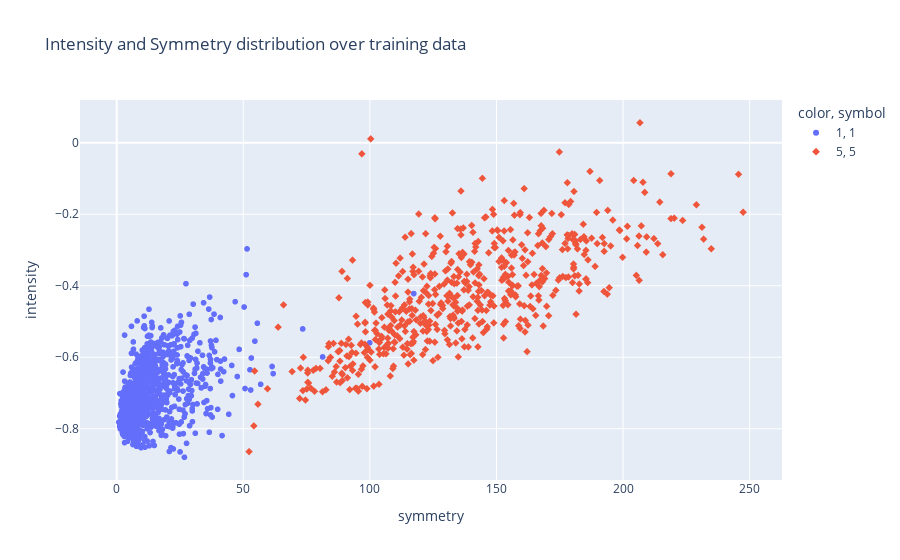

Notebook code for this chart:
### Markdown cell above
## Part B

To see how well these values classify an image, a scatter plot will be useful:

### Code cell
labels = []
for label in train_labels:
    if label == 1:
        labels.append("1")
    else:
        labels.append("5")
fig = px.scatter(x=symmetry_train, y=intensity_train, color = labels, symbol= labels, labels={"x" :"symmetry", "y" : "intensity"}, title = "Intensity and Symmetry distribution over training data")
fig.show()

### Figure 1 — Plotly figure (JSON) as saved in the notebook; plotly's stock layout.template omitted (floating-point values rounded to 4 significant figures; data arrays with more than 128 entries replaced by an {"elided": "..."} marker saying what was removed)
{"data": [{"hovertemplate": "color=1<br>symbol=1<br>symmetry=%{x}<br>intensity=%{y}<extra></extra>", "legendgroup": "1, 1", "marker": {"color": "#636efa", "symbol": "circle"}, "mode": "markers", "name": "1, 1", "showlegend": true, "type": "scattergl", "x": {"elided": "1005 float values"}, "xaxis": "x", "y": {"elided": "1005 float values"}, "yaxis": "y"}, {"hovertemplate": "color=5<br>symbol=5<br>symmetry=%{x}<br>intensity=%{y}<extra></extra>", "legendgroup": "5, 5", "marker": {"color": "#EF553B", "symbol": "diamond"}, "mode": "markers", "name": "5, 5", "showlegend": true, "type": "scattergl", "x": {"elided": "556 float values"}, "xaxis": "x", "y": {"elided": "556 float values"}, "yaxis": "y"}], "layout": {"legend": {"title": {"text": "color, symbol"}, "tracegroupgap": 0}, "title": {"text": "Intensity and Symmetry distribution over training data"}, "xaxis": {"anchor": "y", "domain": [0, 1], "title": {"text": "symmetry"}}, "yaxis": {"anchor": "x", "domain": [0, 1], "title": {"text": "intensity"}}}}
